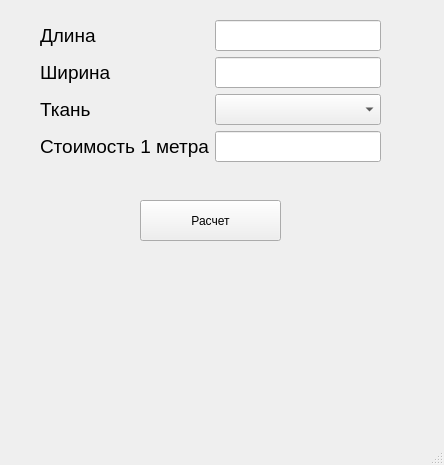
<?xml version="1.0" encoding="UTF-8"?>
<ui version="4.0">
 <class>MainWindow</class>
 <widget class="QMainWindow" name="MainWindow">
  <property name="geometry">
   <rect>
    <x>0</x>
    <y>0</y>
    <width>444</width>
    <height>465</height>
   </rect>
  </property>
  <property name="windowTitle">
   <string>Шумков Демид 4134к</string>
  </property>
  <widget class="QWidget" name="centralwidget">
   <widget class="QPushButton" name="pushButton">
    <property name="geometry">
     <rect>
      <x>140</x>
      <y>200</y>
      <width>141</width>
      <height>41</height>
     </rect>
    </property>
    <property name="text">
     <string>Расчет</string>
    </property>
   </widget>
   <widget class="QLabel" name="label_5">
    <property name="geometry">
     <rect>
      <x>40</x>
      <y>250</y>
      <width>341</width>
      <height>71</height>
     </rect>
    </property>
    <property name="font">
     <font>
      <pointsize>12</pointsize>
     </font>
    </property>
    <property name="text">
     <string/>
    </property>
   </widget>
   <widget class="QWidget" name="layoutWidget">
    <property name="geometry">
     <rect>
      <x>40</x>
      <y>20</y>
      <width>341</width>
      <height>156</height>
     </rect>
    </property>
    <property name="font">
     <font>
      <pointsize>14</pointsize>
     </font>
    </property>
    <layout class="QFormLayout" name="formLayout">
     <item row="0" column="0">
      <widget class="QLabel" name="label">
       <property name="font">
        <font>
         <pointsize>14</pointsize>
        </font>
       </property>
       <property name="text">
        <string>Длина</string>
       </property>
      </widget>
     </item>
     <item row="0" column="1">
      <widget class="QLineEdit" name="lineEdit">
       <property name="font">
        <font>
         <pointsize>14</pointsize>
        </font>
       </property>
      </widget>
     </item>
     <item row="1" column="0">
      <widget class="QLabel" name="label_2">
       <property name="font">
        <font>
         <pointsize>14</pointsize>
        </font>
       </property>
       <property name="text">
        <string>Ширина</string>
       </property>
      </widget>
     </item>
     <item row="1" column="1">
      <widget class="QLineEdit" name="lineEdit_2">
       <property name="font">
        <font>
         <pointsize>14</pointsize>
        </font>
       </property>
      </widget>
     </item>
     <item row="2" column="0">
      <widget class="QLabel" name="label_3">
       <property name="font">
        <font>
         <pointsize>14</pointsize>
        </font>
       </property>
       <property name="text">
        <string>Ткань</string>
       </property>
      </widget>
     </item>
     <item row="2" column="1">
      <widget class="QComboBox" name="comboBox">
       <property name="font">
        <font>
         <pointsize>14</pointsize>
        </font>
       </property>
       <item>
        <property name="text">
         <string/>
        </property>
       </item>
       <item>
        <property name="text">
         <string>Шерсть</string>
        </property>
       </item>
       <item>
        <property name="text">
         <string>Ситец</string>
        </property>
       </item>
       <item>
        <property name="text">
         <string>Шелк</string>
        </property>
       </item>
      </widget>
     </item>
     <item row="3" column="0">
      <widget class="QLabel" name="label_4">
       <property name="font">
        <font>
         <pointsize>14</pointsize>
        </font>
       </property>
       <property name="text">
        <string>Стоимость 1 метра</string>
       </property>
      </widget>
     </item>
     <item row="3" column="1">
      <widget class="QLineEdit" name="lineEdit_3">
       <property name="font">
        <font>
         <pointsize>14</pointsize>
        </font>
       </property>
      </widget>
     </item>
    </layout>
   </widget>
  </widget>
  <widget class="QMenuBar" name="menubar">
   <property name="geometry">
    <rect>
     <x>0</x>
     <y>0</y>
     <width>444</width>
     <height>21</height>
    </rect>
   </property>
  </widget>
  <widget class="QStatusBar" name="statusbar"/>
 </widget>
 <resources/>
 <connections/>
</ui>
